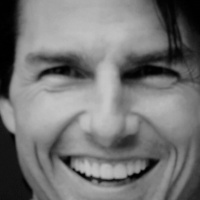
#> input picture face_recog/dataset/Child/000.jpg, 200 x 200 px, given in place of the camera
$ python collect_faces.py dataset/Child/000.jpg 3
#> lines starting #> are read from the running program, lines starting #| are printed output that depends on the picture; after the words box and inside, x2 and y2 are one past the last pixel; in counts of white or black regions, pixels touching at a corner belong together
import cv2
import os
import sys

if len(sys.argv) < 2:
    print("Usage: python collect_faces.py <PersonName> [num_samples]")
    print("Example: python collect_faces.py Grandma 30")
    sys.exit(1)

person_name = sys.argv[1]
num_samples = int(sys.argv[2]) if len(sys.argv) > 2 else 30

save_dir = os.path.join("dataset", person_name)
os.makedirs(save_dir, exist_ok=True)

cap = cv2.VideoCapture(0)
cap.set(cv2.CAP_PROP_FRAME_WIDTH, 640)
cap.set(cv2.CAP_PROP_FRAME_HEIGHT, 480)

face_cascade = cv2.CascadeClassifier(
    "/usr/share/opencv4/haarcascades/haarcascade_frontalface_default.xml"
)

count = 0
frame_skip = 0

print(f"[INFO] Collecting faces for: {person_name}")
print("[INFO] Look at the camera. Slightly change angle and expression.")
print("[INFO] Press q to quit early.")

while True:
    ret, frame = cap.read()
#> frame is the input picture: shape (200, 200, 3); min 0, max 199, mean 117.4
    if not ret:
        print("[ERROR] Could not read from camera.")
        break

    gray = cv2.cvtColor(frame, cv2.COLOR_BGR2GRAY)
    faces = face_cascade.detectMultiScale(
        gray,
        scaleFactor=1.2,
        minNeighbors=5,
        minSize=(80, 80)
    )
#> faces = [[17, 8, 175, 175]]

    for (x, y, w, h) in faces:
        cv2.rectangle(frame, (x, y), (x + w, y + h), (0, 255, 0), 2)

        frame_skip += 1
        if frame_skip % 5 == 0 and count < num_samples:
            face_crop = gray[y:y+h, x:x+w]
            face_crop = cv2.resize(face_crop, (200, 200))
            filename = os.path.join(save_dir, f"{count:03d}.jpg")
            cv2.imwrite(filename, face_crop)
            count += 1
            print(f"[INFO] Saved {filename}")

        break  # only save first detected face per frame
#> this loop made 1 pass
#> (x, y, w, h, frame_skip) on pass 1: (17, 8, 175, 175, 1)
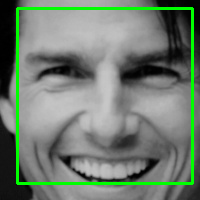
#> frame: shape (200, 200, 3); 5.24% of pixels changed, all inside (x1, y1, x2, y2) = (16, 7, 194, 185)
#> after the loop, count = 0; frame_skip = 1

    cv2.putText(frame, f"{person_name}: {count}/{num_samples}",
                (10, 30), cv2.FONT_HERSHEY_SIMPLEX, 0.8,
                (0, 255, 0), 2)
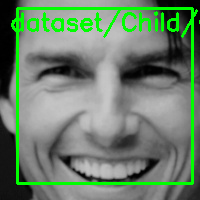
#> frame: shape (200, 200, 3); 3.3% of pixels changed, all inside (x1, y1, x2, y2) = (11, 9, 200, 38)

    cv2.imshow("Collect Faces", frame)

    key = cv2.waitKey(1) & 0xFF
#> (key q is pressed here)
    if key == ord("q") or count >= num_samples:
        break

cap.release()
cv2.destroyAllWindows()
print("[DONE] Collection finished.")

$ run again, on face_recog/dataset/Child/001.jpg
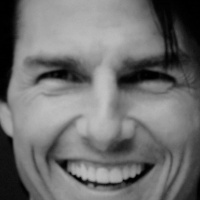
#> input picture face_recog/dataset/Child/001.jpg, 200 x 200 px, given in place of the camera
#> frame is the input picture: shape (200, 200, 3); min 0, max 195, mean 111.7
#> faces = [[11, 8, 178, 178]]
#> the loop `for (x, y, w, h) in faces:` made 1 pass
#> (x, y, w, h, frame_skip) on pass 1: (11, 8, 178, 178, 1)
#> after the loop `for (x, y, w, h) in faces:`:
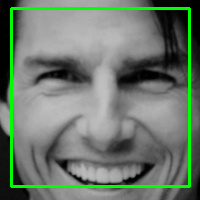
#> frame: shape (200, 200, 3); 5.33% of pixels changed, all inside (x1, y1, x2, y2) = (10, 7, 191, 188)
#> after the loop `for (x, y, w, h) in faces:`: count = 0; frame_skip = 1
#> `cv2.putText(frame, f"{person_name}: {count}/{num_samples}", (10, 30), ..`:
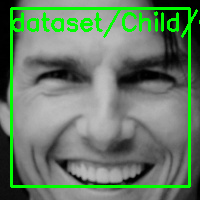
#> frame: shape (200, 200, 3); 3.31% of pixels changed, all inside (x1, y1, x2, y2) = (13, 9, 200, 38)

$ run again, on face_recog/dataset/Child/002.jpg
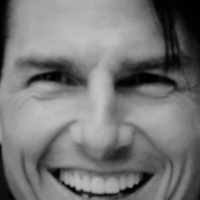
#> input picture face_recog/dataset/Child/002.jpg, 200 x 200 px, given in place of the camera
#> frame is the input picture: shape (200, 200, 3); min 0, max 195, mean 118.6
#> faces = ()
#> after the loop `for (x, y, w, h) in faces:`: count = 0
#> `cv2.putText(frame, f"{person_name}: {count}/{num_samples}", (10, 30), ..`:
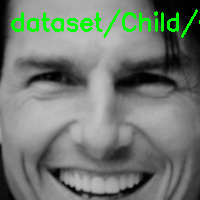
#> frame: shape (200, 200, 3); 3.39% of pixels changed, all inside (x1, y1, x2, y2) = (11, 9, 200, 38)
